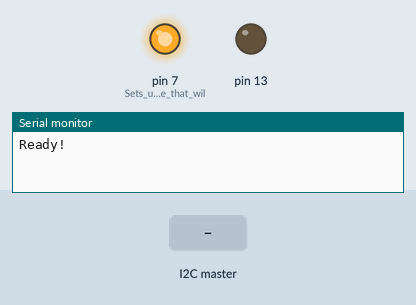
A sketch run on a simulated Arduino Uno, built with avr-gcc and run on an emulated ATmega328P. Parts: output pins drawn as LEDs (lit = HIGH), the last lines printed to the serial monitor. The inputs (shaded band) are chosen by the test bench.

Above: at 2.7 s.
2.8 s: the I2C master sends the byte 1
At 3.4 s:
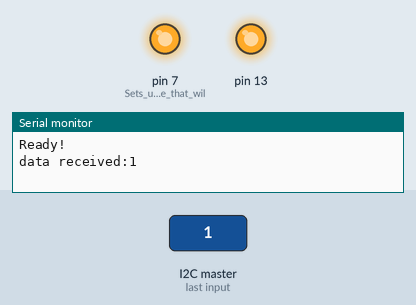
Timing chart, 0 to 5.8 s (numbered marks = the images above; inputs shaded):
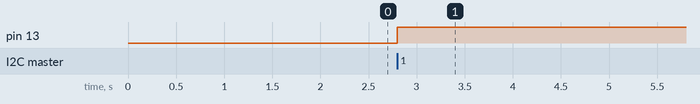

The sketch:

Slave_Test.ino
```cpp
#include <Wire.h>

#define SLAVE_ADDRESS 0x04
int number = 0;
int state = 0;

void setup() {
pinMode(7, OUTPUT); //Sets up the line that will initiate the pit to send data
digitalWrite(7, HIGH);
delay(1500);
pinMode(13, OUTPUT);
Serial.begin(9600); // start serial for output
// initialize i2c as slave
Wire.begin(SLAVE_ADDRESS);

// define callbacks for i2c communication
Wire.onReceive(receiveData);
Wire.onRequest(sendData);

Serial.println("Ready!");
}

void loop() {
delay(100);
}

// callback for received data
void receiveData(int byteCount){

while(Wire.available()) {
number = Wire.read();
Serial.print("data received:");
Serial.println(number);

if (number == 1){

if (state == 0){
digitalWrite(13, HIGH); // set the LED on
state = 1;
}
else{
digitalWrite(13, LOW); // set the LED off
state = 0;
}
}
}
}

// callback for sending data
void sendData(){
Wire.write(number);
}
```

Measured:
- after the input at 2.8 s, pin 13: LOW → HIGH at once
